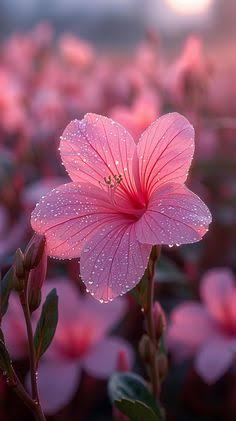
#> input picture lab practicals/exp 3/input.jpg, 236 x 421 px
$ python Ex03.py
#> lines starting #> are read from the running program, lines starting #| are printed output that depends on the picture; after the words box and inside, x2 and y2 are one past the last pixel; in counts of white or black regions, pixels touching at a corner belong together
import cv2

# Read the image
image = cv2.imread("input.jpg")
#> image is the input picture: shape (421, 236, 3); mean B, G, R 102.2, 78, 132.4

# Convert to grayscale
gray = cv2.cvtColor(image, cv2.COLOR_BGR2GRAY)
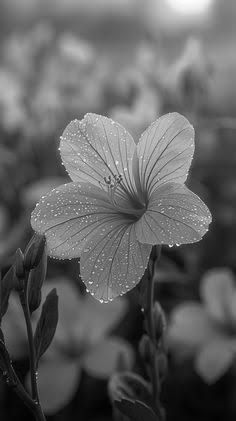
#> gray: shape (421, 236); min 1, max 252, mean 97

# Apply Gaussian blur
blurred = cv2.GaussianBlur(gray, (5, 5), 0)

# Detect edges
edges = cv2.Canny(blurred, 100, 200)
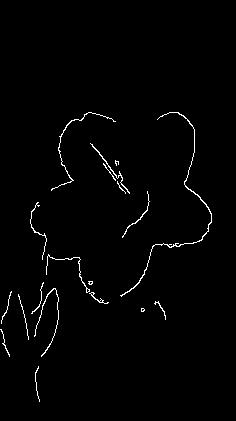
#> edges: shape (421, 236); 1.4% white in thin lines or dots, all inside (x1, y1, x2, y2) = (0, 112, 212, 402)

# Save the output
cv2.imwrite("edges.jpg", edges)

# Display images
cv2.imshow("Original Image", image)
cv2.imshow("Canny Edges", edges)

cv2.waitKey(0)
cv2.destroyAllWindows()
